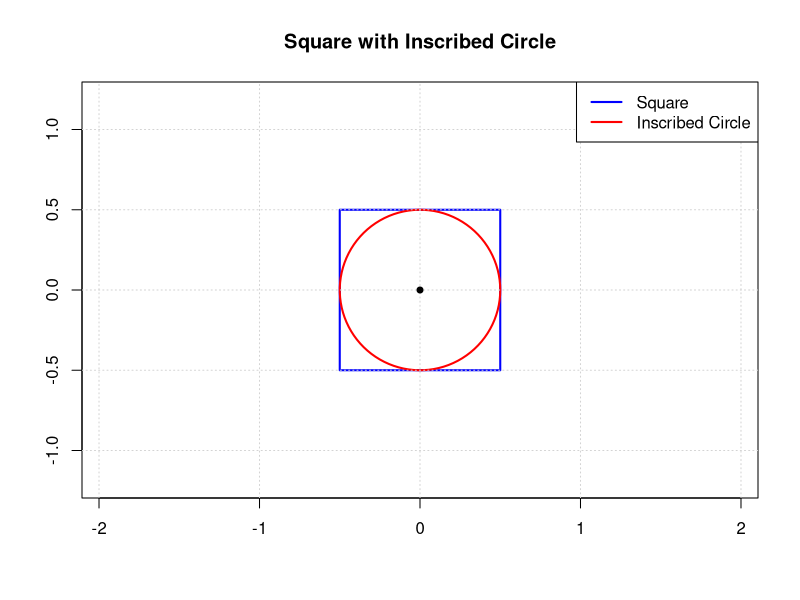
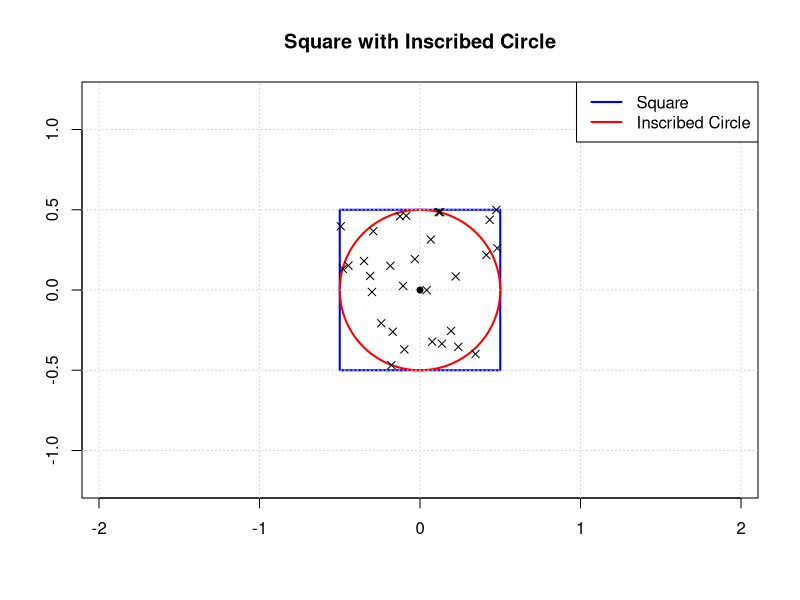
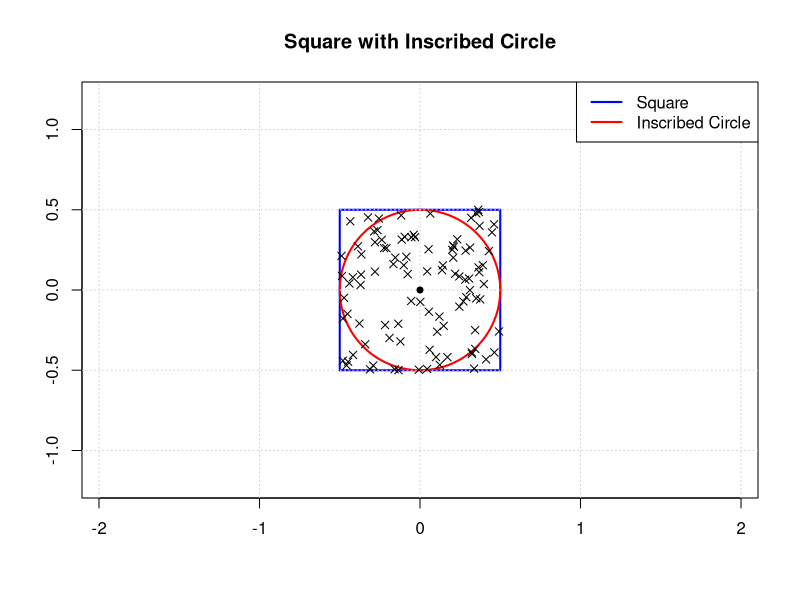
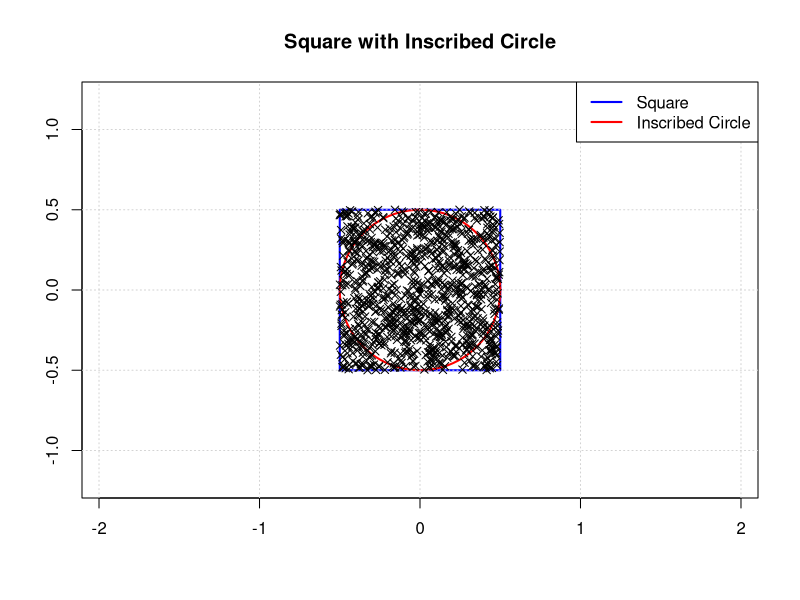
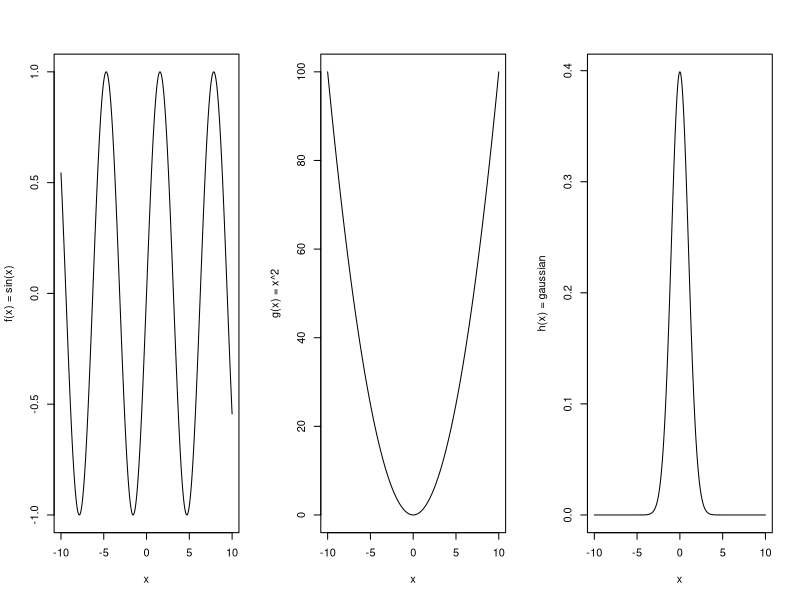
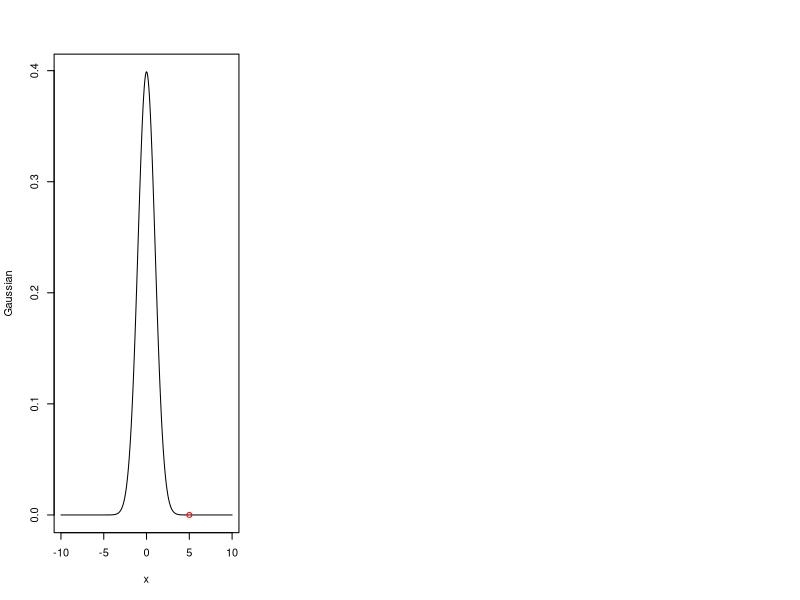
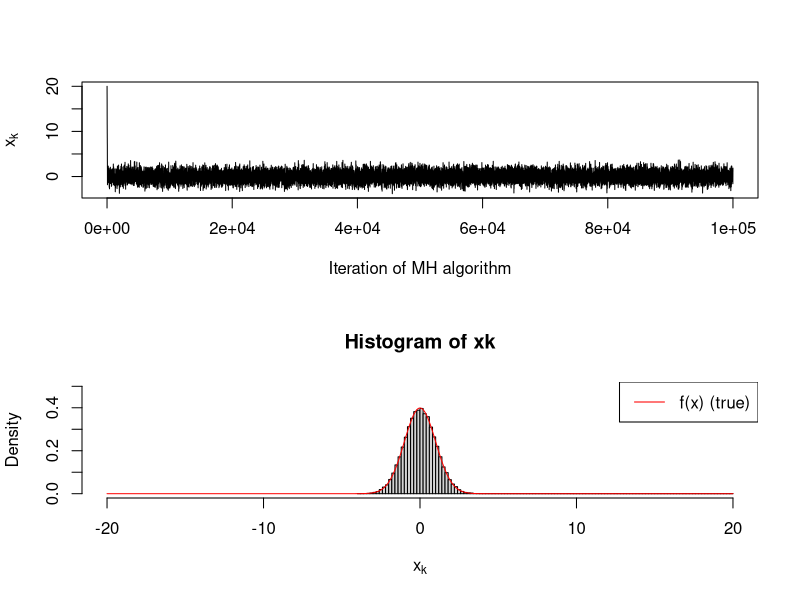

Here is the R script that generated these plots, in order:
## ---- chunk 1
drawDartboard <- function(){
	# Square with Inscribed Circle in R
	# Set up the plot
	plot(c(-1.2, 1.2), c(-1.2, 1.2),
	     type = "n",
	     asp = 1,
	     xlab = "",
	     ylab = "",
	     main = "Square with Inscribed Circle")

	# Define square side length
	side_length <- 1
	half_side <- side_length / 2

	# Draw the square
	# Square vertices: bottom-left, bottom-right, top-right, top-left, back to bottom-left
	square_x <- c(-half_side, half_side, half_side, -half_side, -half_side)
	square_y <- c(-half_side, -half_side, half_side, half_side, -half_side)
	lines(square_x, square_y, col = "blue", lwd = 2)

	# Draw the inscribed circle
	# For a square with side length s, the inscribed circle has radius r = s/2
	radius <- side_length / 2
	theta <- seq(0, 2*pi, length.out = 100)
	circle_x <- radius * cos(theta)
	circle_y <- radius * sin(theta)
	lines(circle_x, circle_y, col = "red", lwd = 2)

	# Add a grid for reference
	grid(col = "lightgray", lty = "dotted")

	# Add legend
	legend("topright",
	       legend = c("Square", "Inscribed Circle"),
	       col = c("blue", "red"),
	       lwd = 2)

	# Optional: Add center point
	points(0, 0, pch = 19, col = "black", cex = 0.8)
}

drawDartboard()
## ---- chunk 2
throwDarts <- function(ndarts){

	# randomly choose (x,y) coordinates independently:
	x <- runif(ndarts,min=-0.5, max=0.5)
	y <- runif(ndarts,min=-0.5, max=0.5)

	# re-draw the dartboard:
	drawDartboard()

	# add the hit locations to the dartboard:
	points(x,y, pch=4)

	return(list(x=x,y=y))
}

throwDarts(30)
## ---- chunk 3
countDartsInside <- function(ndarts){
	darts <- throwDarts(ndarts)

	x = darts$x
	y = darts$y
	r = sqrt(x^2 + y^2)

	numinside = sum(r < 0.5)
	return(numinside/ndarts)
}

# I'll throw 100 darts:
countDartsInside(100)
## ---- chunk 4
calculatePi <- function(ndarts){

	ratio = countDartsInside(ndarts)
	pi_approx = 4 * ratio

	return(pi_approx)
}

# I will throw 1000 darts at the board:
calculatePi(1000)
## ---- chunk 5
#limits of integration:
a <- -5
b <- 5

# functions to integrate:
f <- function(x)sin(x)
g <- function(x) x^2
h <- function(x) 1/sqrt(2*pi) * exp(-x^2/2)

# antiderivatives of these functions (should have +C):
bigf <-function(x) -cos(x)
G <- function(x) x^3/3
H <- function(x) pnorm(x,mean=0,sd=1)
## ---- chunk 6
# bigf(5) - bigf)-5) = 0 (also b/c sin(x) is odd)
# G(5) - G(-5) = 250/3 = 83.333..
# H(5) - H(-5) = 0.9999994

# Let's plot these:
xvals <- seq(-10,10,length=1000)
par(mfrow=c(1,3))
plot(xvals, sapply(xvals, f), type='l',xlab='x',ylab='f(x) = sin(x)')
plot(xvals, sapply(xvals, g), type='l',xlab='x',ylab='g(x) = x^2')
plot(xvals, sapply(xvals, h), type='l',xlab='x',ylab='h(x) = gaussian')
## ---- chunk 7
ndarts <- 50000
xrands <- runif(ndarts, min=a, max=b)

fbar_approx <- mean( f(xrands) )
fbar_approx

gbar_approx <- mean( g(xrands) )
gbar_approx

hbar_approx <- mean( h(xrands) )
hbar_approx
## ---- chunk 8
integral_f <- fbar_approx * (b-a)
integral_f

integral_g <- gbar_approx * (b-a)
integral_g

integral_h <- hbar_approx * (b-a)
integral_h
## ---- chunk 9
plot(xvals, sapply(xvals, h), xlab='x', ylab='Gaussian',
	type='l')
points(x=5, y=0,col='red')
## ---- chunk 10
tailsample <- rnorm(1e4)
## ---- chunk 11
tailprob = 1-pnorm(5)

print(tailprob)
## ---- chunk 12
sum(tailsample > 5)/length(tailsample)
## ---- chunk 13
tailsample <- rnorm(1e6)
sum(tailsample > 5)/length(tailsample)
## ---- chunk 14
h <- function(x) dnorm(x)
w <- function(x) dexp(x-5, rate=1/10)


getimportanceest <- function(ndarts){
	importance_sample <- 5 + rexp(ndarts, rate=1/10)

	ratios <- sapply(importance_sample[importance_sample>5],
			function(x){h(x)/w(x)} )

	return(mean(ratios))
}

getimportanceest(100)
## ---- chunk 15
pnorm(5, lower.tail=F)
## ---- chunk 16
f <- function(x) dnorm(x,mean=0)
## ---- chunk 17
w <- function(x, delta) runif(1, min=x-delta, max=x+delta)
## ---- chunk 18
# initialize state (and allocate into a vector):
ninits <- 100000 # how long to run
xk <- rep(0, length=ninits)
## ---- chunk 19
xk[1] <- 20

for(i in 1:ninits){
	y <- w(xk[i],1)

	# Calculate the "acceptance ratio":
	alpha <- f(y)/f(xk[i])

	# alpha > 1 means we always accept y; alpha < 1 means we only sometimes do:
	u <- runif(1)
	if(alpha > u){xk[i+1] <- y}else{xk[i+1]=xk[i]}
}

par(mfrow=c(2,1))
plot(xk, type='l', xlab='Iteration of MH algorithm', ylab=bquote(x[k]))
hist(xk, xlab=bquote(x[k]), freq=F, ylim=c(0,0.5), breaks=100, xlim=c(-20,20))
lines(seq(-20,20,length=1000), sapply(seq(-20,20,length=1000), f), col='red')
legend('topright',legend=c('f(x) (true)'),col='red',lty=1)
